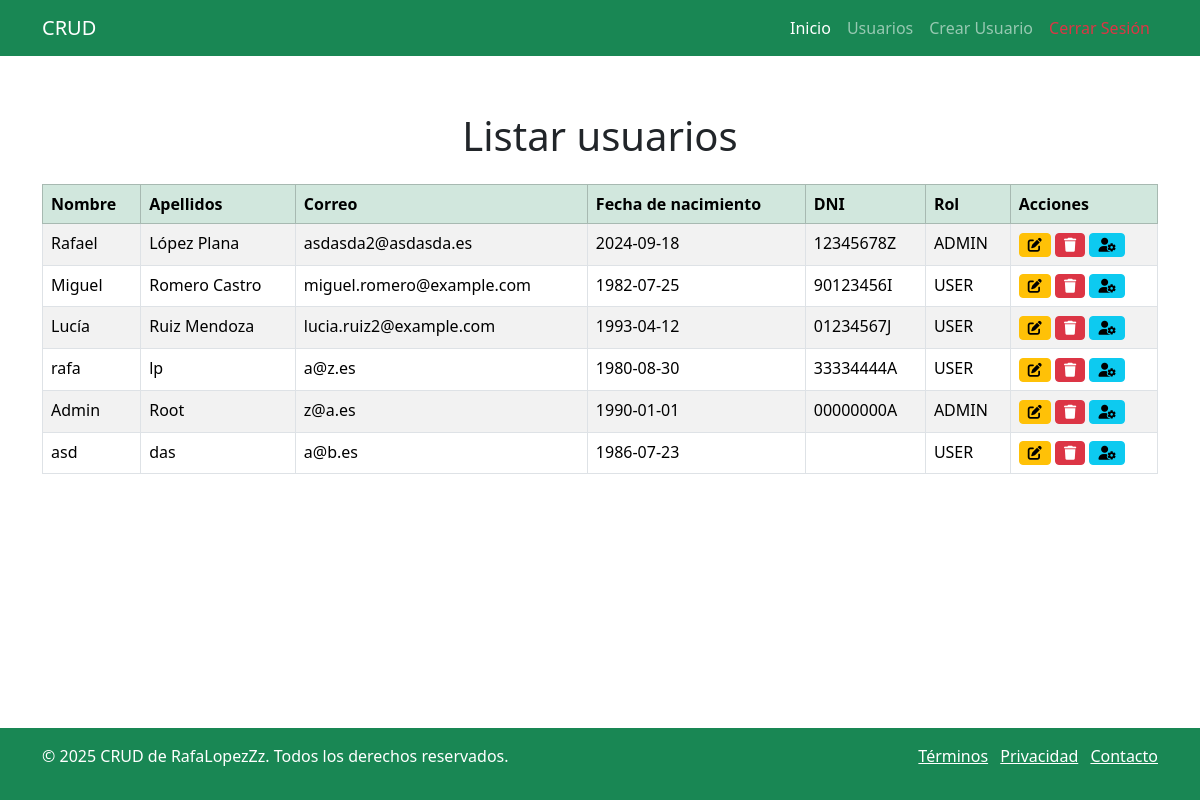
The page /views/listar_usuarios_view.php (signed in) on the database its author committed.
### tables this page shows
CREATE TABLE `usuarios` (
  `id` int(6) UNSIGNED NOT NULL,
  `nombre` varchar(50) NOT NULL,
  `apellidos` varchar(50) NOT NULL,
  `DNI` varchar(15) NOT NULL,
  `fecha_nacimiento` date DEFAULT NULL,
  `correo` varchar(50) DEFAULT NULL,
  `password` varchar(255) NOT NULL,
  `fecha_creacion` timestamp NOT NULL DEFAULT current_timestamp(),
  `rol` enum('USER','ADMIN') NOT NULL DEFAULT 'USER'
);

### views/listar_usuarios_view.php (the view, shortened to what this page needs)
<!DOCTYPE html>
<html lang="es">
<head>
  <link href="https://cdn.jsdelivr.net/npm/bootstrap@5.3.5/dist/css/bootstrap.min.css" rel="stylesheet">
</head>
<body class="d-flex flex-column min-vh-100">
  <header class="fixed-top bg-success text-white">
    <?php include __DIR__ . "/header.php"; ?>
  </header>
  <div class="container mt-5 pt-5">
    <h1 class="text-center p-3">Listar usuarios</h1>
    <div class="table-responsive">
      <table class="table table-bordered table-striped">
        <thead class="table-success">
          <tr>
            <th>Nombre</th>
            <th>Apellidos</th>
            <th>Correo</th>
            <?php if (isset($_SESSION['rol']) && $_SESSION['rol'] === 'ADMIN'): ?>
              <th>Fecha de nacimiento</th>
              <th>DNI</th>
              <th>Rol</th>
              <th>Acciones</th>
            <?php endif; ?>
          </tr>
        </thead>
        <tbody>
          <?php
          if ($_SESSION['rol'] === 'ADMIN') {
            $sql = "SELECT id, nombre, apellidos, dni, correo, fecha_nacimiento, rol FROM usuarios";
          } else {
            $sql = "SELECT id, nombre, apellidos, correo FROM usuarios";
          }
          $stmt = $conexion->prepare($sql);
          $stmt->execute();
          $result   = $stmt->get_result();
          $usuarios = $result->fetch_all(MYSQLI_ASSOC);
          foreach ($usuarios as $usuario):
          ?>
            <tr>
              <td><?= htmlspecialchars($usuario['nombre']) ?></td>
              <td><?= htmlspecialchars($usuario['apellidos']) ?></td>
              <td><?= htmlspecialchars($usuario['correo']) ?></td>
              <?php if ($_SESSION['rol'] === 'ADMIN'): ?>
                <td><?= htmlspecialchars($usuario['fecha_nacimiento']) ?></td>
                <td><?= htmlspecialchars($usuario['dni']) ?></td>
                <td><?= htmlspecialchars($usuario['rol']) ?></td>
                <td>
                  <a href="actualizar_usuario_view.php?id=<?= htmlspecialchars($usuario['id']) ?>" class="btn btn-sm btn-warning">
                    <i class="fa-solid fa-pen-to-square"></i>
                  </a>
                  <a href="../controllers/eliminar_usuario_controller.php?id=<?= htmlspecialchars($usuario['id']) ?>" onclick="return eliminar()" class="btn btn-sm btn-danger">
                    <i class="fa-solid fa-trash"></i>
                  </a>
                  <a href="editar_rol_view.php?id=<?= $usuario['id'] ?>" class="btn btn-sm btn-info">
                    <i class="fa-solid fa-user-gear"></i>
                  </a>
                </td>
              <?php endif; ?>
            </tr>
          <?php endforeach; ?>
        </tbody>
      </table>
    </div>
  </div>
  <footer class="mt-auto bg-success text-white py-3">
    <?php include __DIR__ . "/footer.php"; ?>
  </footer>
</body>
</html>

### views/header.php (shortened to what this page needs)
<nav class="navbar navbar-expand-lg navbar-dark">
    <div class="container">
        <a class="navbar-brand" href="#">CRUD</a>
        <div class="collapse navbar-collapse" id="navbarNav">
            <ul class="navbar-nav ms-auto">
                <li class="nav-item">
                    <a class="nav-link active" href="<?php echo BASE_URL; ?>index.php">Inicio</a>
                </li>
                <li class="nav-item">
                    <a class="nav-link" href="<?php echo BASE_URL; ?>views/listar_usuarios_view.php">Usuarios</a>
                </li>
                <?php if (isset($_SESSION['rol']) && $_SESSION['rol'] === 'ADMIN'): ?>
                    <li class="nav-item">
                        <a class="nav-link" href="<?php echo BASE_URL; ?>views/crear_usuario_view.php">Crear Usuario</a>
                    </li>
                <?php endif; ?>
                <?php if (isset($_SESSION['usuario_id'])): ?>
                    <li class="nav-item">
                        <a class="nav-link text-danger" href="<?php echo BASE_URL; ?>index.php?action=logout">
                        </a>
                    </li>
                <?php endif; ?>
            </ul>
        </div>
    </div>
</nav>

### views/footer.php (shortened to what this page needs)
<div class="container">
    <div class="row">
        <div class="col-md-6">
            <p>&copy; <?php echo date('Y'); ?> CRUD de RafaLopezZz. Todos los derechos reservados.</p>
        </div>
        <div class="col-md-6 text-end">
            <ul class="list-inline mb-0">
                <li class="list-inline-item"><a href="#" class="text-white">Términos</a></li>
                <li class="list-inline-item"><a href="#" class="text-white">Privacidad</a></li>
                <li class="list-inline-item"><a href="#" class="text-white">Contacto</a></li>
            </ul>
        </div>
    </div>
</div>

### rows shown on the page
usuarios: nombre "Rafael", apellidos "López Plana", correo "asdasda2@asdasda.es", fecha_nacimiento "2024-09-18", DNI "12345678Z", rol "ADMIN"
usuarios: nombre "Miguel", apellidos "Romero Castro", correo "miguel.romero@example.com", fecha_nacimiento "1982-07-25", DNI "90123456I", rol "USER"
usuarios: nombre "Lucía", apellidos "Ruiz Mendoza", correo "lucia.ruiz2@example.com", fecha_nacimiento "1993-04-12", DNI "01234567J", rol "USER"
usuarios: nombre "rafa", apellidos "lp", correo "a@z.es", fecha_nacimiento "1980-08-30", DNI "33334444A", rol "USER"
usuarios: nombre "Admin", apellidos "Root", correo "z@a.es", fecha_nacimiento "1990-01-01", DNI "00000000A", rol "ADMIN"
usuarios: nombre "asd", apellidos "das", correo "a@b.es", fecha_nacimiento "1986-07-23", rol "USER"
